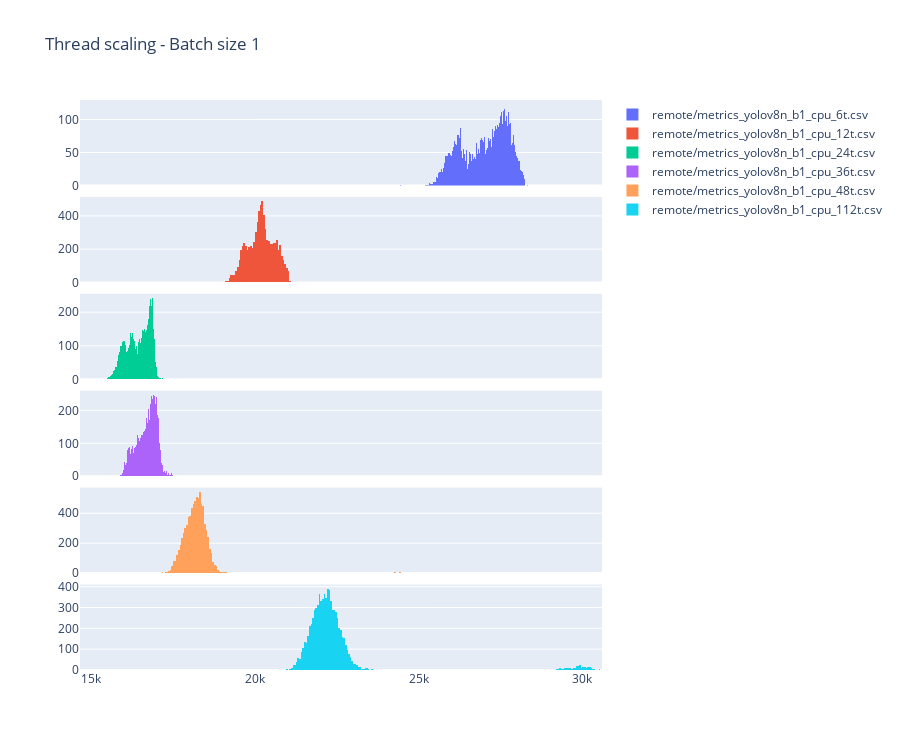
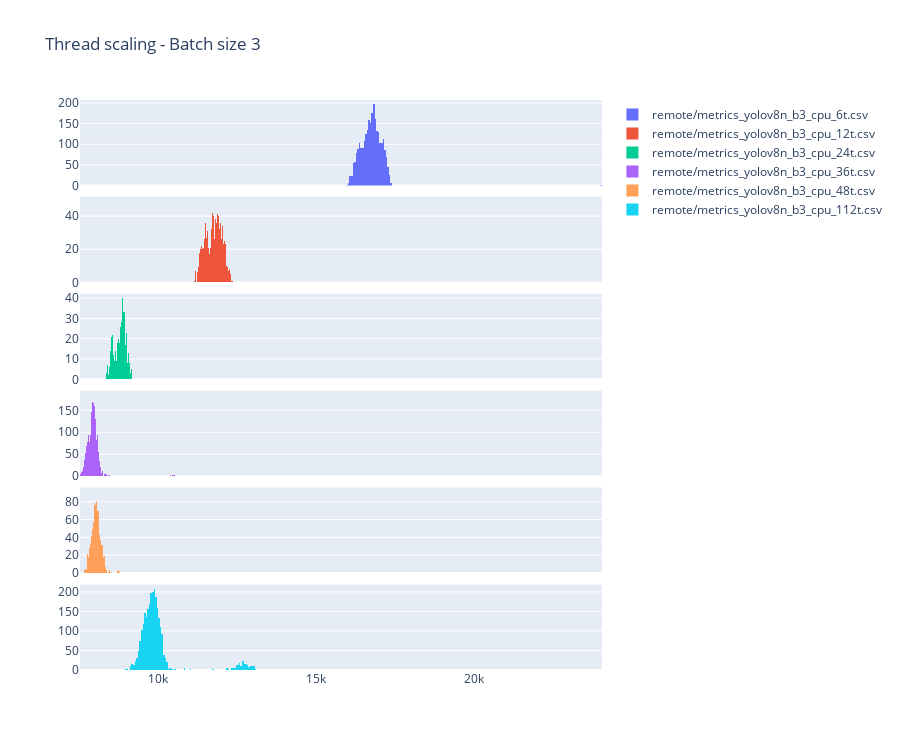
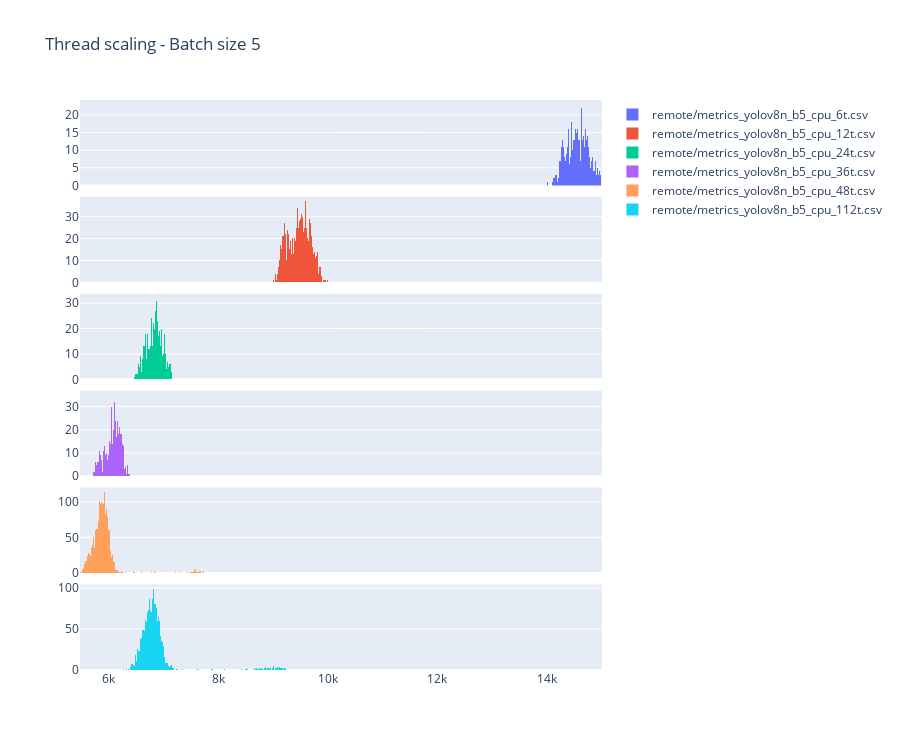
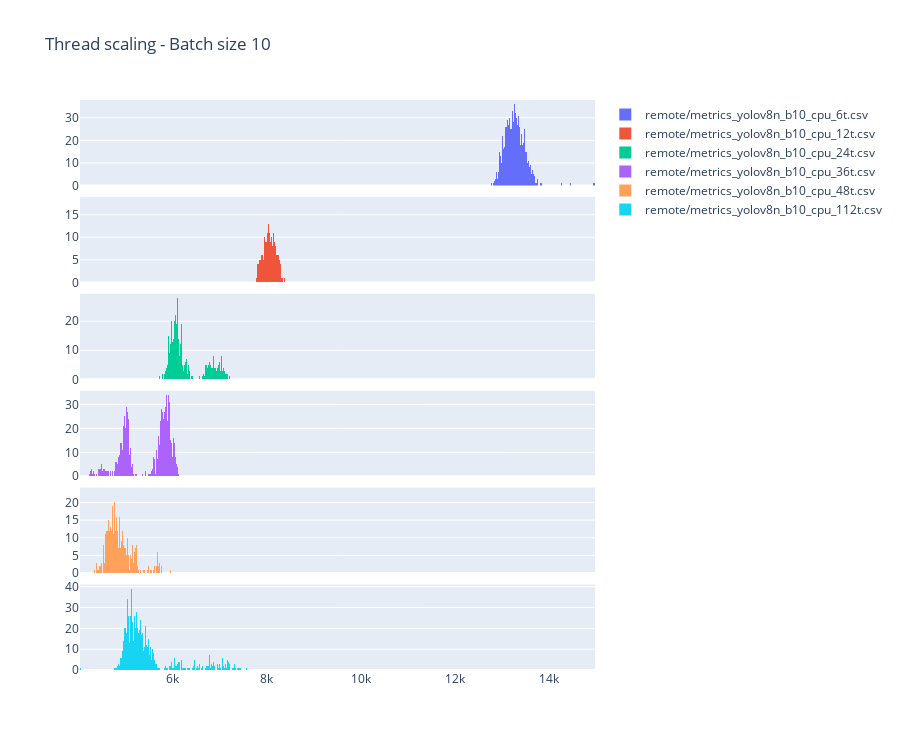

Source (notebook cell) for these figures, in order:
### Code cell
files = [
    'remote/metrics_yolov8n_b1_cpu_6t.csv',
    'remote/metrics_yolov8n_b1_cpu_12t.csv',
    'remote/metrics_yolov8n_b1_cpu_24t.csv',
    'remote/metrics_yolov8n_b1_cpu_36t.csv',
    'remote/metrics_yolov8n_b1_cpu_48t.csv',
    'remote/metrics_yolov8n_b1_cpu_112t.csv',
]

create_graph([read_metrics(f) for f in files], files, 'Thread scaling - Batch size 1').show()

files = [
    'remote/metrics_yolov8n_b3_cpu_6t.csv',
    'remote/metrics_yolov8n_b3_cpu_12t.csv',
    'remote/metrics_yolov8n_b3_cpu_24t.csv',
    'remote/metrics_yolov8n_b3_cpu_36t.csv',
    'remote/metrics_yolov8n_b3_cpu_48t.csv',
    'remote/metrics_yolov8n_b3_cpu_112t.csv',
]

create_graph([read_metrics(f) for f in files], files, 'Thread scaling - Batch size 3').show()

files = [
    'remote/metrics_yolov8n_b5_cpu_6t.csv',
    'remote/metrics_yolov8n_b5_cpu_12t.csv',
    'remote/metrics_yolov8n_b5_cpu_24t.csv',
    'remote/metrics_yolov8n_b5_cpu_36t.csv',
    'remote/metrics_yolov8n_b5_cpu_48t.csv',
    'remote/metrics_yolov8n_b5_cpu_112t.csv',
]

create_graph([read_metrics(f) for f in files], files, 'Thread scaling - Batch size 5').show()

files = [
    'remote/metrics_yolov8n_b10_cpu_6t.csv',
    'remote/metrics_yolov8n_b10_cpu_12t.csv',
    'remote/metrics_yolov8n_b10_cpu_24t.csv',
    'remote/metrics_yolov8n_b10_cpu_36t.csv',
    'remote/metrics_yolov8n_b10_cpu_48t.csv',
    'remote/metrics_yolov8n_b10_cpu_112t.csv',
]

create_graph([read_metrics(f) for f in files], files, 'Thread scaling - Batch size 10').show()

files = [
    'remote/metrics_yolov8n_b20_cpu_6t.csv',
    'remote/metrics_yolov8n_b20_cpu_12t.csv',
    'remote/metrics_yolov8n_b20_cpu_24t.csv',
    'remote/metrics_yolov8n_b20_cpu_36t.csv',
    'remote/metrics_yolov8n_b20_cpu_48t.csv',
    'remote/metrics_yolov8n_b20_cpu_112t.csv',
]

create_graph([read_metrics(f) for f in files], files, 'Thread scaling - Batch size 20').show()

files = [
    'remote/metrics_yolov8n_b40_cpu_6t.csv',
    'remote/metrics_yolov8n_b40_cpu_12t.csv',
    'remote/metrics_yolov8n_b40_cpu_24t.csv',
    'remote/metrics_yolov8n_b40_cpu_36t.csv',
    'remote/metrics_yolov8n_b40_cpu_48t.csv',
    'remote/metrics_yolov8n_b40_cpu_112t.csv',
]

create_graph([read_metrics(f) for f in files], files, 'Thread scaling - Batch size 40').show()

### Figure 1 — Plotly figure (JSON) as saved in the notebook; plotly's stock layout.template omitted (floating-point values rounded to 4 significant figures; data arrays with more than 128 entries replaced by an {"elided": "..."} marker saying what was removed)
{"data": [{"name": "remote/metrics_yolov8n_b1_cpu_6t.csv", "nbinsx": 200, "type": "histogram", "x": {"elided": "7920 int values"}, "xaxis": "x", "yaxis": "y"}, {"name": "remote/metrics_yolov8n_b1_cpu_12t.csv", "nbinsx": 200, "type": "histogram", "x": {"elided": "7919 int values"}, "xaxis": "x2", "yaxis": "y2"}, {"name": "remote/metrics_yolov8n_b1_cpu_24t.csv", "nbinsx": 200, "type": "histogram", "x": {"elided": "7920 int values"}, "xaxis": "x3", "yaxis": "y3"}, {"name": "remote/metrics_yolov8n_b1_cpu_36t.csv", "nbinsx": 200, "type": "histogram", "x": {"elided": "7920 int values"}, "xaxis": "x4", "yaxis": "y4"}, {"name": "remote/metrics_yolov8n_b1_cpu_48t.csv", "nbinsx": 200, "type": "histogram", "x": {"elided": "7920 int values"}, "xaxis": "x5", "yaxis": "y5"}, {"name": "remote/metrics_yolov8n_b1_cpu_112t.csv", "nbinsx": 200, "type": "histogram", "x": {"elided": "7920 int values"}, "xaxis": "x6", "yaxis": "y6"}], "layout": {"height": 750, "title": {"text": "Thread scaling - Batch size 1"}, "xaxis": {"anchor": "y", "domain": [0, 1], "matches": "x6", "showticklabels": false}, "xaxis2": {"anchor": "y2", "domain": [0, 1], "matches": "x6", "showticklabels": false}, "xaxis3": {"anchor": "y3", "domain": [0, 1], "matches": "x6", "showticklabels": false}, "xaxis4": {"anchor": "y4", "domain": [0, 1], "matches": "x6", "showticklabels": false}, "xaxis5": {"anchor": "y5", "domain": [0, 1], "matches": "x6", "showticklabels": false}, "xaxis6": {"anchor": "y6", "domain": [0, 1]}, "yaxis": {"anchor": "x", "domain": [0.85, 1]}, "yaxis2": {"anchor": "x2", "domain": [0.68, 0.83]}, "yaxis3": {"anchor": "x3", "domain": [0.51, 0.66]}, "yaxis4": {"anchor": "x4", "domain": [0.34, 0.49]}, "yaxis5": {"anchor": "x5", "domain": [0.17, 0.32]}, "yaxis6": {"anchor": "x6", "domain": [0, 0.15]}}}

### Figure 2 — Plotly figure (JSON) as saved in the notebook; plotly's stock layout.template omitted (floating-point values rounded to 4 significant figures; data arrays with more than 128 entries replaced by an {"elided": "..."} marker saying what was removed)
{"data": [{"name": "remote/metrics_yolov8n_b3_cpu_6t.csv", "nbinsx": 200, "type": "histogram", "x": {"elided": "2639 int values"}, "xaxis": "x", "yaxis": "y"}, {"name": "remote/metrics_yolov8n_b3_cpu_12t.csv", "nbinsx": 200, "type": "histogram", "x": {"elided": "2640 int values"}, "xaxis": "x2", "yaxis": "y2"}, {"name": "remote/metrics_yolov8n_b3_cpu_24t.csv", "nbinsx": 200, "type": "histogram", "x": {"elided": "2640 int values"}, "xaxis": "x3", "yaxis": "y3"}, {"name": "remote/metrics_yolov8n_b3_cpu_36t.csv", "nbinsx": 200, "type": "histogram", "x": {"elided": "2640 int values"}, "xaxis": "x4", "yaxis": "y4"}, {"name": "remote/metrics_yolov8n_b3_cpu_48t.csv", "nbinsx": 200, "type": "histogram", "x": {"elided": "2640 int values"}, "xaxis": "x5", "yaxis": "y5"}, {"name": "remote/metrics_yolov8n_b3_cpu_112t.csv", "nbinsx": 200, "type": "histogram", "x": {"elided": "2640 int values"}, "xaxis": "x6", "yaxis": "y6"}], "layout": {"height": 750, "title": {"text": "Thread scaling - Batch size 3"}, "xaxis": {"anchor": "y", "domain": [0, 1], "matches": "x6", "showticklabels": false}, "xaxis2": {"anchor": "y2", "domain": [0, 1], "matches": "x6", "showticklabels": false}, "xaxis3": {"anchor": "y3", "domain": [0, 1], "matches": "x6", "showticklabels": false}, "xaxis4": {"anchor": "y4", "domain": [0, 1], "matches": "x6", "showticklabels": false}, "xaxis5": {"anchor": "y5", "domain": [0, 1], "matches": "x6", "showticklabels": false}, "xaxis6": {"anchor": "y6", "domain": [0, 1]}, "yaxis": {"anchor": "x", "domain": [0.85, 1]}, "yaxis2": {"anchor": "x2", "domain": [0.68, 0.83]}, "yaxis3": {"anchor": "x3", "domain": [0.51, 0.66]}, "yaxis4": {"anchor": "x4", "domain": [0.34, 0.49]}, "yaxis5": {"anchor": "x5", "domain": [0.17, 0.32]}, "yaxis6": {"anchor": "x6", "domain": [0, 0.15]}}}

### Figure 3 — Plotly figure (JSON) as saved in the notebook; plotly's stock layout.template omitted (floating-point values rounded to 4 significant figures; data arrays with more than 128 entries replaced by an {"elided": "..."} marker saying what was removed)
{"data": [{"name": "remote/metrics_yolov8n_b5_cpu_6t.csv", "nbinsx": 200, "type": "histogram", "x": {"elided": "1584 int values"}, "xaxis": "x", "yaxis": "y"}, {"name": "remote/metrics_yolov8n_b5_cpu_12t.csv", "nbinsx": 200, "type": "histogram", "x": {"elided": "1584 int values"}, "xaxis": "x2", "yaxis": "y2"}, {"name": "remote/metrics_yolov8n_b5_cpu_24t.csv", "nbinsx": 200, "type": "histogram", "x": {"elided": "1584 int values"}, "xaxis": "x3", "yaxis": "y3"}, {"name": "remote/metrics_yolov8n_b5_cpu_36t.csv", "nbinsx": 200, "type": "histogram", "x": {"elided": "1584 int values"}, "xaxis": "x4", "yaxis": "y4"}, {"name": "remote/metrics_yolov8n_b5_cpu_48t.csv", "nbinsx": 200, "type": "histogram", "x": {"elided": "1584 int values"}, "xaxis": "x5", "yaxis": "y5"}, {"name": "remote/metrics_yolov8n_b5_cpu_112t.csv", "nbinsx": 200, "type": "histogram", "x": {"elided": "1584 int values"}, "xaxis": "x6", "yaxis": "y6"}], "layout": {"height": 750, "title": {"text": "Thread scaling - Batch size 5"}, "xaxis": {"anchor": "y", "domain": [0, 1], "matches": "x6", "showticklabels": false}, "xaxis2": {"anchor": "y2", "domain": [0, 1], "matches": "x6", "showticklabels": false}, "xaxis3": {"anchor": "y3", "domain": [0, 1], "matches": "x6", "showticklabels": false}, "xaxis4": {"anchor": "y4", "domain": [0, 1], "matches": "x6", "showticklabels": false}, "xaxis5": {"anchor": "y5", "domain": [0, 1], "matches": "x6", "showticklabels": false}, "xaxis6": {"anchor": "y6", "domain": [0, 1]}, "yaxis": {"anchor": "x", "domain": [0.85, 1]}, "yaxis2": {"anchor": "x2", "domain": [0.68, 0.83]}, "yaxis3": {"anchor": "x3", "domain": [0.51, 0.66]}, "yaxis4": {"anchor": "x4", "domain": [0.34, 0.49]}, "yaxis5": {"anchor": "x5", "domain": [0.17, 0.32]}, "yaxis6": {"anchor": "x6", "domain": [0, 0.15]}}}

### Figure 4 — Plotly figure (JSON) as saved in the notebook; plotly's stock layout.template omitted (floating-point values rounded to 4 significant figures; data arrays with more than 128 entries replaced by an {"elided": "..."} marker saying what was removed)
{"data": [{"name": "remote/metrics_yolov8n_b10_cpu_6t.csv", "nbinsx": 200, "type": "histogram", "x": {"elided": "792 int values"}, "xaxis": "x", "yaxis": "y"}, {"name": "remote/metrics_yolov8n_b10_cpu_12t.csv", "nbinsx": 200, "type": "histogram", "x": {"elided": "792 int values"}, "xaxis": "x2", "yaxis": "y2"}, {"name": "remote/metrics_yolov8n_b10_cpu_24t.csv", "nbinsx": 200, "type": "histogram", "x": {"elided": "792 int values"}, "xaxis": "x3", "yaxis": "y3"}, {"name": "remote/metrics_yolov8n_b10_cpu_36t.csv", "nbinsx": 200, "type": "histogram", "x": {"elided": "792 int values"}, "xaxis": "x4", "yaxis": "y4"}, {"name": "remote/metrics_yolov8n_b10_cpu_48t.csv", "nbinsx": 200, "type": "histogram", "x": {"elided": "792 int values"}, "xaxis": "x5", "yaxis": "y5"}, {"name": "remote/metrics_yolov8n_b10_cpu_112t.csv", "nbinsx": 200, "type": "histogram", "x": {"elided": "792 int values"}, "xaxis": "x6", "yaxis": "y6"}], "layout": {"height": 750, "title": {"text": "Thread scaling - Batch size 10"}, "xaxis": {"anchor": "y", "domain": [0, 1], "matches": "x6", "showticklabels": false}, "xaxis2": {"anchor": "y2", "domain": [0, 1], "matches": "x6", "showticklabels": false}, "xaxis3": {"anchor": "y3", "domain": [0, 1], "matches": "x6", "showticklabels": false}, "xaxis4": {"anchor": "y4", "domain": [0, 1], "matches": "x6", "showticklabels": false}, "xaxis5": {"anchor": "y5", "domain": [0, 1], "matches": "x6", "showticklabels": false}, "xaxis6": {"anchor": "y6", "domain": [0, 1]}, "yaxis": {"anchor": "x", "domain": [0.85, 1]}, "yaxis2": {"anchor": "x2", "domain": [0.68, 0.83]}, "yaxis3": {"anchor": "x3", "domain": [0.51, 0.66]}, "yaxis4": {"anchor": "x4", "domain": [0.34, 0.49]}, "yaxis5": {"anchor": "x5", "domain": [0.17, 0.32]}, "yaxis6": {"anchor": "x6", "domain": [0, 0.15]}}}
